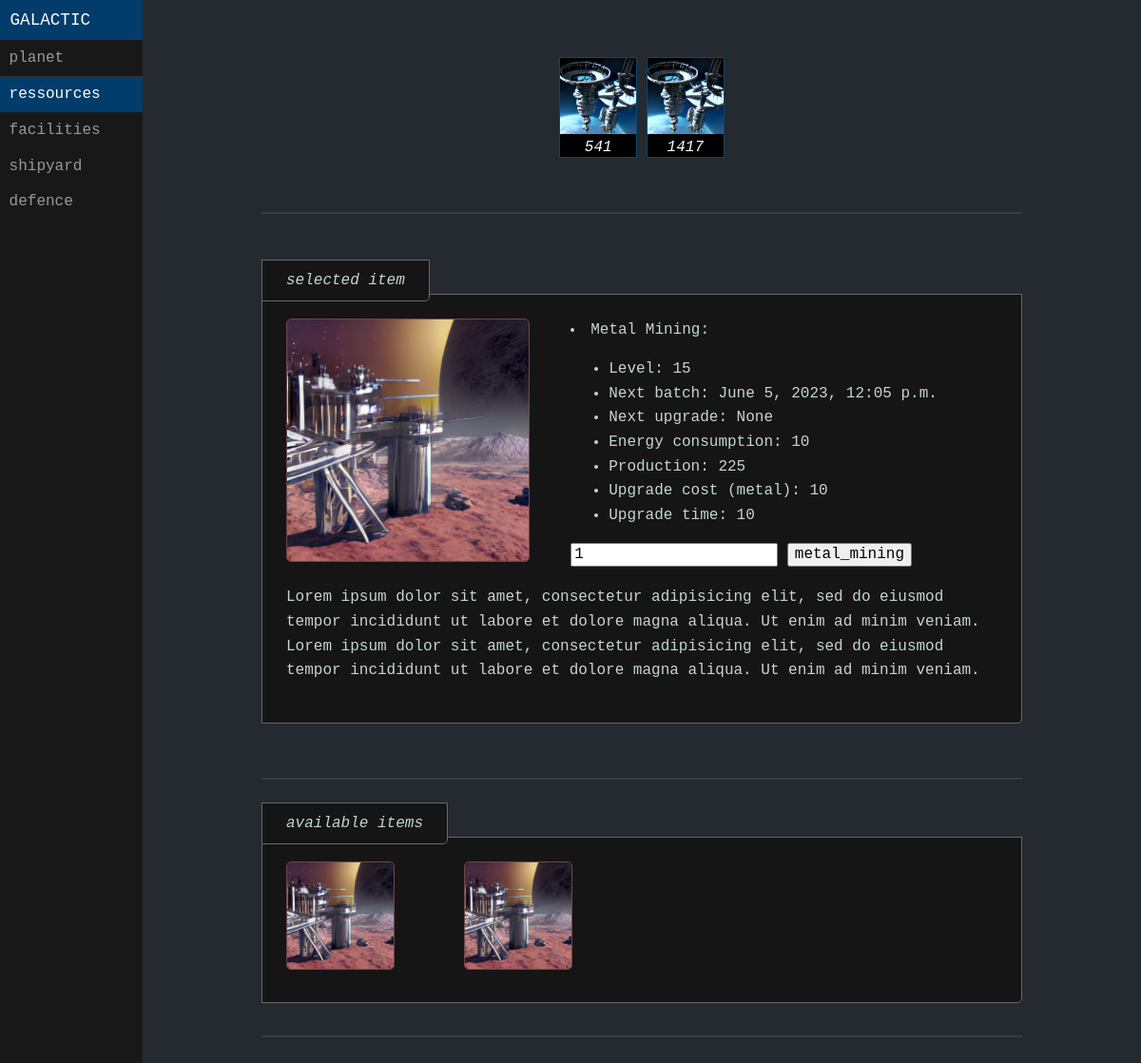
/galactic/2/ressources/, run on the app's committed database.
### galactic/models.py (models this page shows, shortened)
class Planet(models.Model):
    discovered_date = models.DateTimeField('date discovered')
    energy = models.IntegerField(default=100)
    metal = models.IntegerField(default=30)
    solar_plant_level = models.IntegerField(default=1)
    solar_plant_production = models.IntegerField(default=10)
    solar_plant_next_upgrade = models.DateTimeField(null=True, blank=True)
    solar_plant_cost_upgrade_metal = models.IntegerField(default=10)
    solar_plant_upgrade_time = models.IntegerField(default=10)
    metal_mining_level = models.IntegerField(default=1)
    metal_mining_production = models.IntegerField(default=10)
    metal_mining_next_batch = models.DateTimeField(default=timezone.now())
    metal_mining_energy_consumption = models.IntegerField(default=10)
    metal_mining_next_upgrade = models.DateTimeField(null=True, blank=True)
    metal_mining_cost_upgrade_metal = models.IntegerField(default=10)
    metal_mining_upgrade_time = models.IntegerField(default=10)
    robotics_factory_level = models.IntegerField(default=1)
    robotics_factory_next_upgrade = models.DateTimeField(null=True, blank=True)
    robotics_factory_cost_upgrade_metal = models.IntegerField(default=10)
    robotics_factory_upgrade_time = models.IntegerField(default=10)
    shipyard_dock_level = models.IntegerField(default=1)
    shipyard_dock_next_upgrade = models.DateTimeField(null=True, blank=True)
    shipyard_dock_cost_upgrade_metal = models.IntegerField(default=10)
    shipyard_dock_upgrade_time = models.IntegerField(default=10)
    rocket_launcher_count = models.IntegerField(default=1)
    rocket_launcher_next_manufacture = models.DateTimeField(null=True, blank=True)
    rocket_launcher_cost_manufacture_metal = models.IntegerField(default=1000)
    rocket_launcher_manufacture_time = models.IntegerField(default=10)
    rocket_launcher_manufacture_amount = models.IntegerField(default=1)
    light_laser_count = models.IntegerField(default=1)
    light_laser_next_manufacture = models.DateTimeField(null=True, blank=True)
    light_laser_cost_manufacture_metal = models.IntegerField(default=1000)
    light_laser_manufacture_time = models.IntegerField(default=10)
    light_laser_manufacture_amount = models.IntegerField(default=1)
    light_fighter_count = models.IntegerField(default=1)
    light_fighter_next_manufacture = models.DateTimeField(null=True, blank=True)
    light_fighter_cost_manufacture_metal = models.IntegerField(default=1000)
    light_fighter_manufacture_time = models.IntegerField(default=10)
    light_fighter_manufacture_amount = models.IntegerField(default=1)
    heavy_fighter_count = models.IntegerField(default=1)
    heavy_fighter_next_manufacture = models.DateTimeField(null=True, blank=True)
    heavy_fighter_cost_manufacture_metal = models.IntegerField(default=1000)
    heavy_fighter_manufacture_time = models.IntegerField(default=10)
    heavy_fighter_manufacture_amount = models.IntegerField(default=1)

### galactic/views.py (the view)
# urls.py: path('<int:planet_id>/ressources/', views.ressources, name='ressources'),
def ressources(request, planet_id):
    try:
        planet = Planet.objects.get(pk=planet_id)
    except Planet.DoesNotExist:
        raise Http404("Ressource does not exist")
    return render(request, 'galactic/ressources.html', {'planet': planet})

### galactic/templates/galactic/ressources.html (shortened to what this page needs)
<!DOCTYPE html>
<html lang="en">
<head>
    {% load static %}
    <link rel="stylesheet" href="{% static 'galactic/pure-min.css' %}">
    <link rel="stylesheet" href="{% static 'galactic/styles.css' %}">
</head>
<body>
<div id="layout">
    <div id="menu">
        <div class="pure-menu">
            <a class="pure-menu-heading" href="#company">Galactic</a>
            <ul class="pure-menu-list">
                <li class="pure-menu-item"><a href="{% url 'galactic:planet' 1 %}" class="pure-menu-link">planet</a></li>
                <li class="pure-menu-item menu-item-divided pure-menu-selected"><a href="{% url 'galactic:ressources' 1 %}" class="pure-menu-link">ressources</a></li>
                <li class="pure-menu-item"><a href="{% url 'galactic:facilities' 1 %}" class="pure-menu-link">facilities</a></li>
                <li class="pure-menu-item"><a href="{% url 'galactic:shipyard' 1 %}" class="pure-menu-link">shipyard</a></li>
                <li class="pure-menu-item"><a href="{% url 'galactic:defence' 1 %}" class="pure-menu-link">defence</a></li>
            </ul>
        </div>
    </div>
    <div id="main">
        <div class="header">
            <div class="container">
                <table class="pure-table inventar-table" style="color: white;">
                    <tbody>
                        <tr>
                            <td style="background-color: black; border-left: 1px solid #0d4675; border-right: 1px solid #0d4675;"><img src="{% static 'galactic/solar_plant.jpg' %}" style="width: 80px;"></td>
                            <td style="border-top: 1px solid #242A2F;">&nbsp;</td>
                            <td style="background-color: black; border-left: 1px solid #0d4675; border-right: 1px solid #0d4675;"><img src="{% static 'galactic/solar_plant.jpg' %}" style="width: 80px;"></td>
                        </tr>
                        <tr>
                            <td style="background-color: black; border-left: 1px solid #0d4675; border-right: 1px solid #0d4675;">{{ planet.energy }}</td>
                            <td style="border-bottom: 1px solid #242A2F;">&nbsp;</td>
                            <td style="background-color: black; border-left: 1px solid #0d4675; border-right: 1px solid #0d4675;">{{ planet.metal }}</td>
                        </tr>
                    </tbody>
                </table>
            </div>
        </div>
        <div class="content">
            <p>&nbsp;</p>
            <hr>
            <p>&nbsp;</p>
            <span class="showstuff" style="padding: 12px 25px; font-style: italic;">selected item</span>
            <div id="Nature" class="picture showstuff" style="">
                <div class="pure-g">
                    <div class="pure-u-2-5">
                        <img src="{% static 'galactic/metal_mining.jpg' %}" alt="Nature" style="width:85%; border-radius:5px; border: 1px solid #714644;">
                    </div>
                    <div class="pure-u-3-5">
                        <li>Metal Mining:
                            <ul>
                                <li>Level: {{ planet.metal_mining_level }}</li>
                                <li>Next batch: {{ planet.metal_mining_next_batch }}</li>
                                <li>Next upgrade: {{ planet.metal_mining_next_upgrade }}</li>
                                <li>Energy consumption: {{ planet.metal_mining_energy_consumption }}</li>
                                <li>Production: {{ planet.metal_mining_production }}</li>
                                <li>Upgrade cost (metal): {{ planet.metal_mining_cost_upgrade_metal }}</li>
                                <li>Upgrade time: {{ planet.metal_mining_upgrade_time }}</li>
                            </ul>
                        </li>
                        <form action="{% url 'galactic:upgrade_ressources' planet.id %}" method="post">
                            <input type="number" name="amount" value="1">
                            <input type="submit" name="button" value="metal_mining">
                        </form>
                    </div>
                    <div class="pure-u-1-1">
                        <p>Lorem ipsum dolor sit amet, consectetur adipisicing elit, sed do eiusmod tempor incididunt ut labore et dolore magna aliqua. Ut enim ad minim veniam. Lorem ipsum dolor sit amet, consectetur adipisicing elit, sed do eiusmod tempor incididunt ut labore et dolore magna aliqua. Ut enim ad minim veniam.</p>
                    </div>
                </div>
            </div>
            <p>&nbsp;</p>
            <hr>
            <br>
            <span class="showstuff" style="padding: 12px 25px; font-style: italic;">available items</span>
            <div class="pure-g showstuff">
                <div class="pure-u-1-4 pure-u-lg-1-8">
                    <a href="javascript:void(0)" class="w3-hover-opacity" onclick="openImg('Nature');">
                        <img src="{% static 'galactic/metal_mining.jpg' %}" alt="Nature" style="width:60%; border-radius:5px; border: 1px solid #714644;">
                    </a>
                </div>
                <div class="pure-u-1-4 pure-u-lg-1-8">
                    <a href="javascript:void(0)" class="w3-hover-opacity" onclick="openImg('Snow');">
                        <img src="{% static 'galactic/metal_mining.jpg' %}" alt="Snow" style="width:60%; border-radius:5px; border: 1px solid #714644;">
                    </a>
                </div>
            </div>
            <br>
            <hr>
            <p>&nbsp;</p>
            <br>
        </div>
    </div>
</div>
</body>
</html>

### galactic/static/galactic/pure-min.css (style rules this page uses)
html { line-height:1.15; -webkit-text-size-adjust:100% }
body { margin:0 }
hr { box-sizing:content-box; height:0; overflow:visible }
a { background-color:transparent }
img { border-style:none }
button, input, optgroup, select, textarea { font-family:inherit; font-size:100%; line-height:1.15; margin:0 }
button, input { overflow:visible }
[type=button], [type=reset], [type=submit], button { -webkit-appearance:button }
html { font-family:'Courier New', monospace; }
.pure-g { display:flex; flex-flow:row wrap; align-content:flex-start }
.pure-u-1, .pure-u-1-1, .pure-u-1-12, .pure-u-1-2, .pure-u-1-24, .pure-u-1-3, .pure-u-1-4, .pure-u-1-5, .pure-u-1-6, .pure-u-1-8, .pure-u-10-24, .pure-u-11-12, .pure-u-11-24, .pure-u-12-24, .pure-u-13-24, .pure-u-14-24, .pure-u-15-24, .pure-u-16-24, .pure-u-17-24, .pure-u-18-24, .pure-u-19-24, .pure-u-2-24, .pure-u-2-3, .pure-u-2-5, .pure-u-20-24, .pure-u-21-24, .pure-u-22-24, .pure-u-23-24, .pure-u-24-24, .pure-u-3-24, .pure-u-3-4, .pure-u-3-5, .pure-u-3-8, .pure-u-4-24, .pure-u-4-5, .pure-u-5-12, .pure-u-5-24, .pure-u-5-5, .pure-u-5-6, .pure-u-5-8, .pure-u-6-24, .pure-u-7-12, .pure-u-7-24, .pure-u-7-8, .pure-u-8-24, .pure-u-9-24 { display:inline-block; letter-spacing:normal; word-spacing:normal; vertical-align:top; text-rendering:auto }
.pure-u-1-4, .pure-u-6-24 { width:25% }
.pure-u-2-5 { width:40% }
.pure-u-3-5 { width:60% }
.pure-u-1, .pure-u-1-1, .pure-u-24-24, .pure-u-5-5 { width:100% }
.pure-menu { box-sizing:border-box }
.pure-menu-item, .pure-menu-list { position:relative }
.pure-menu-list { list-style:none; margin:0; padding:0 }
.pure-menu-item { padding:0; margin:0; height:100% }
.pure-menu-heading, .pure-menu-link { display:block; text-decoration:none; white-space:nowrap }
.pure-menu-heading { text-transform:uppercase; color:#565d64 }
.pure-menu-link { color:#777 }
.pure-menu-heading, .pure-menu-link { padding:.5em 1em }
.pure-menu-selected>.pure-menu-link, .pure-menu-selected>.pure-menu-link:visited { color:#000 }
.pure-table { border-collapse:collapse; border-spacing:0; empty-cells:show; border:1px solid #cbcbcb }
.pure-table td, .pure-table th { border-left:1px solid #cbcbcb; border-width:0 0 0 1px; font-size:inherit; margin:0; overflow:visible; padding:.5em 1em }
.pure-table td { background-color:transparent }

### galactic/static/galactic/styles.css (style rules this page uses)
html { background-color: #242A2F; }
body { color: #C5D6CE; }
a { color: #2F5904; }
hr { border: 1px solid #3c3c3c; }
.showstuff { background-color: #151515; border: 1px solid dimgrey; padding: 25px; border-bottom-right-radius: 5px; }
.inventar-table { border: 1px solid #0d4675; }
.inventar-table td, .inventar-table th { padding: 0px !important; font-style: italic; }
.container { margin-top: 20px; display: flex; align-items: center; justify-content: center; flex-direction: column; }
#layout, #menu, .menu-link { -webkit-transition: all 0.2s ease-out; -moz-transition: all 0.2s ease-out; -ms-transition: all 0.2s ease-out; -o-transition: all 0.2s ease-out; transition: all 0.2s ease-out; }
#layout { position: relative; left: 0; padding-left: 0; }
.content { margin: 0 auto; padding: 0 2em; max-width: 800px; margin-bottom: 50px; line-height: 1.6em; }
.header { margin: 0; color: #333; text-align: center; padding: 2.5em 2em 0; }
#menu { margin-left: -150px; width: 150px; position: fixed; top: 0; left: 0; bottom: 0; z-index: 1000; background: #191818; overflow-y: auto; }
#menu a { color: #999; border: none; padding: 0.6em 0 0.6em 0.6em; }
#menu .pure-menu, #menu .pure-menu ul { border: none; background: transparent; }
#menu .pure-menu ul, #menu .pure-menu .menu-item-divided { border-top: 1px solid #333; }
#menu .pure-menu-selected, #menu .pure-menu-heading { background: #023C6A; }
#menu .pure-menu-selected a { color: #fff; }
#menu .pure-menu-heading { font-size: 110%; color: #fff; margin: 0; }
@media (min-width: 48em) { .header, .content { padding-left: 2em; padding-right: 2em; } }
@media (min-width: 48em) { #layout { padding-left: 150px; left: 0; } }
@media (min-width: 48em) { #menu { left: 150px; } }

### data on the page
Planet: energy "541", metal "1417", metal_mining_level "15", metal_mining_next_batch "June 5, 2023, 12:05 p.m.", metal_mining_next_upgrade "None", metal_mining_energy_consumption "10", metal_mining_production "225", metal_mining_cost_upgrade_metal "10", metal_mining_upgrade_time "10"
